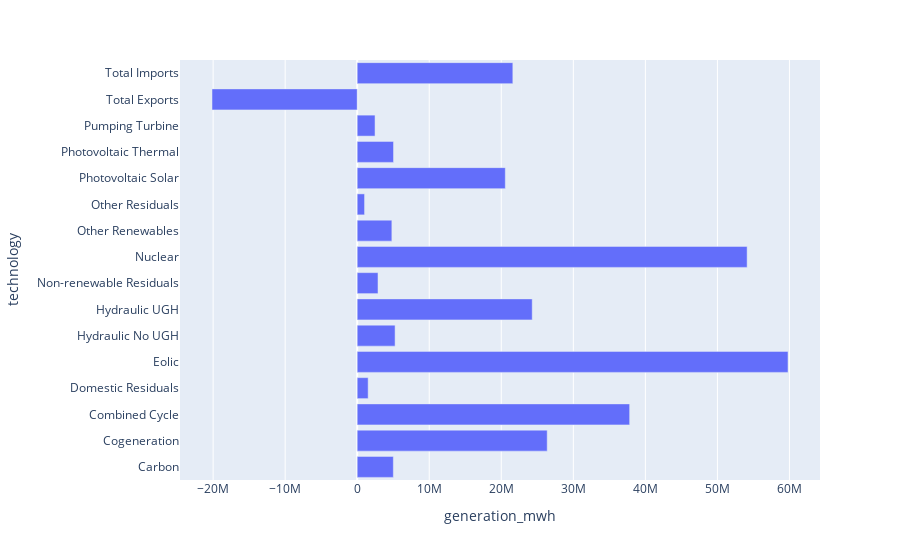

Notebook code for this chart:
### Markdown cell above
### Dummy

### Code cell
import plotly.express as px
px.bar(data_frame=df, y='technology', x='generation_mwh')

### Figure 1 — Plotly figure (JSON) as saved in the notebook; plotly's stock layout.template omitted (floating-point values rounded to 4 significant figures)
{"data": [{"alignmentgroup": "True", "hovertemplate": "generation_mwh=%{x}<br>technology=%{y}<extra></extra>", "legendgroup": "", "marker": {"color": "#636efa", "pattern": {"shape": ""}}, "name": "", "offsetgroup": "", "orientation": "h", "showlegend": false, "textposition": "auto", "type": "bar", "x": [5017000.0, 26370000.0, 37820000.0, 1519000.0, 59800000.0, 5259688, 24290000.0, 2885000.0, 54120000.0, 4811000.0, 1020000.0, 20560000.0, 5042000.0, 2476000.0, -20160000.0, 21604101], "xaxis": "x", "y": ["Carbon", "Cogeneration", "Combined Cycle", "Domestic Residuals", "Eolic", "Hydraulic No UGH", "Hydraulic UGH", "Non-renewable Residuals", "Nuclear", "Other Renewables", "Other Residuals", "Photovoltaic Solar", "Photovoltaic Thermal", "Pumping Turbine", "Total Exports", "Total Imports"], "yaxis": "y"}], "layout": {"barmode": "relative", "legend": {"tracegroupgap": 0}, "margin": {"t": 60}, "xaxis": {"anchor": "y", "domain": [0, 1], "title": {"text": "generation_mwh"}}, "yaxis": {"anchor": "x", "domain": [0, 1], "title": {"text": "technology"}}}}
